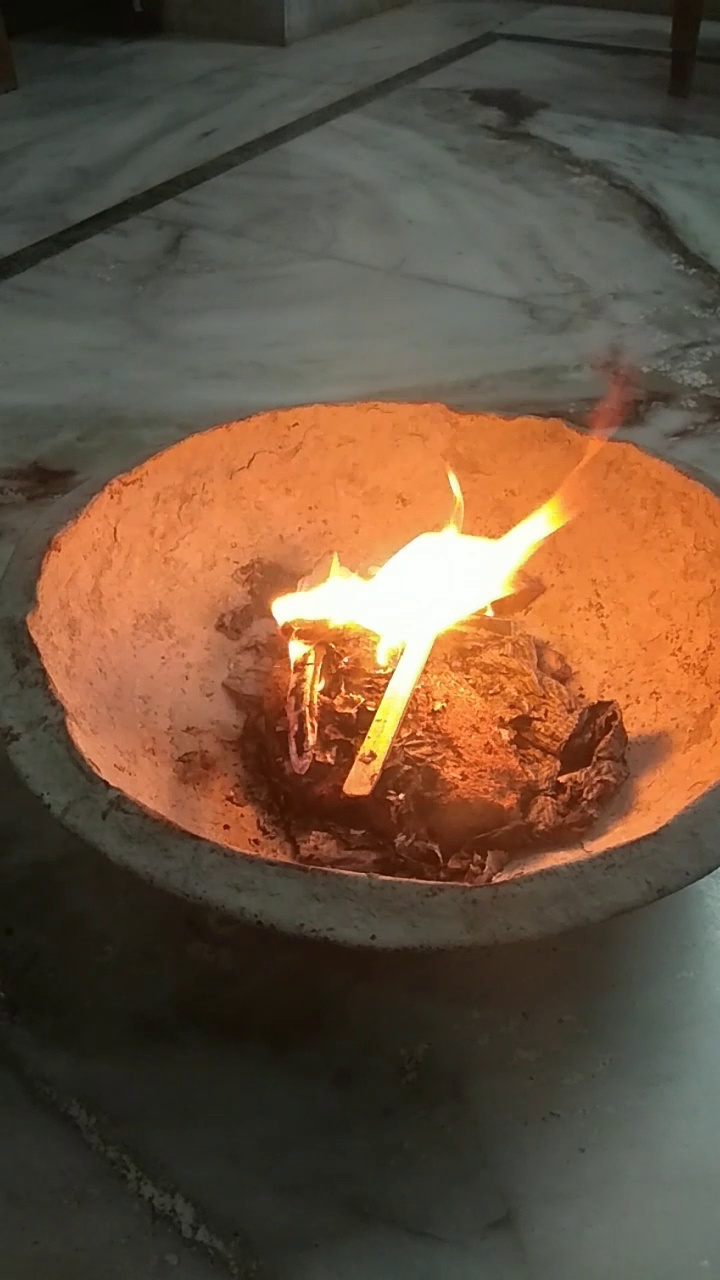
#> input picture FireDetection/fireDetection/OpenCV/img/14.jpg, 720 x 1280 px, given as the content of the folder C:/Users/admin/Desktop/dataset/jpg1, which was not available
$ python lastsuanfa2.py   (older library calls are emulated)
#> lines starting #> are read from the running program, lines starting #| are printed output that depends on the picture; after the words box and inside, x2 and y2 are one past the last pixel; in counts of white or black regions, pixels touching at a corner belong together; pictures that were not available may be replaced by others from this repository, and a replacement may not be noted
# coding:utf-8
import sys
import cv2
import numpy as np
import os

# 设置图片路径，该路径下包含了14张jpg格式的照片，名字依次为0.jpg, 1.jpg, 2.jpg,...,14.jpg
DATADIR = r"C:\Users\admin\Desktop\dataset\jpg1"
#DATADIR1 = "C:\\Users\\Lenovo\\Desktop\\cut2\\png"

# 使用os.path模块的join方法生成路径'''
path = os.path.join(DATADIR)
#path1 = os.path.join(DATADIR1)
img_list = os.listdir(path)

#按顺序
img_list.sort(key=lambda x:int(x[:-4]))


ind = 0
for i in img_list:
    # 图片文件名称，和代码放在了同一文件夹下
    pathjpg = os.path.join(path, i)
    print(i)

    filename, extension = os.path.splitext(i)
    #print(extension)
    #print("需要分离的完整文件名：" + path)
    #print("文件名称：" + filename + "\t\t\t\t后缀：" + extension)

    # opencv读取灰度图像
    img = cv2.imread(pathjpg, cv2.IMREAD_GRAYSCALE)
#> img: shape (1280, 720); min 8, max 255, mean 87.8

    # opencv读取彩色图像
    img = cv2.imread(pathjpg, cv2.IMREAD_COLOR)
#> img is the input picture: shape (1280, 720, 3); mean B, G, R 63.1, 83.1, 106.2

    # 灰度图像是二维的，彩色图像是三维的
    h, w = img.shape[:2]
#> h = 1280; w = 720

    # 索贝尔水平检测
    sobel_horizontal = cv2.Sobel(img, cv2.CV_64F, 1, 0, ksize=5)

    # [7 lines of commented-out code are left out]
    cv2.imwrite('Sobel horizontal.jpg', sobel_horizontal)
    # cv2.waitKey()
    original_img = cv2.imread("Sobel horizontal.jpg", 1)

    # canny(): 边缘检测
    img1 = cv2.GaussianBlur(original_img, (3, 3), 0)
    canny = cv2.Canny(img1, 50, 150)
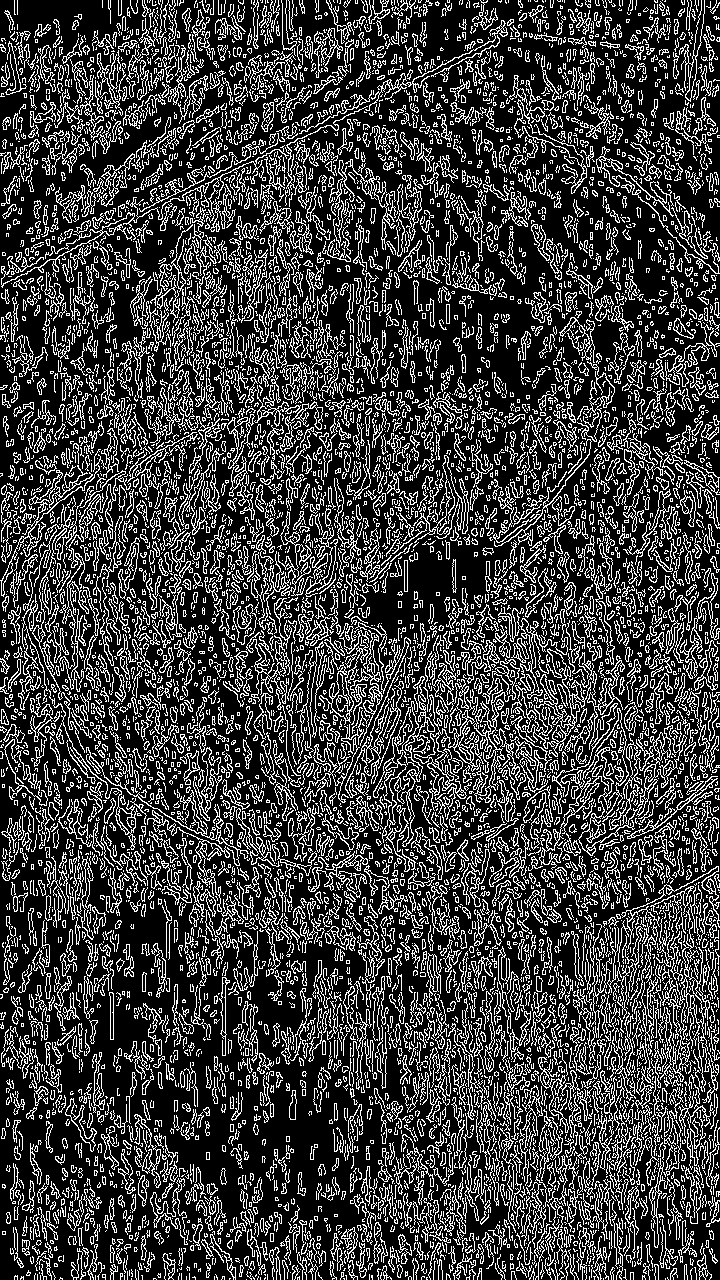
#> canny: shape (1280, 720); 24.4% white in thin lines or dots

    # 形态学：边缘检测
    _, Thr_img = cv2.threshold(original_img, 210, 255, cv2.THRESH_BINARY)  # 设定红色通道阈值210（阈值影响梯度运算效果）
    kernel = cv2.getStructuringElement(cv2.MORPH_RECT, (5, 5))  # 定义矩形结构元素
    gradient = cv2.morphologyEx(Thr_img, cv2.MORPH_GRADIENT, kernel)  # 梯度
    # [6 lines of commented-out code are left out]

    cv2.imwrite('canny.jpg', canny)

    # [12 lines of commented-out code are left out]
    Ymax = 200
    Ymin = 200
    Xmax = 200
    Xmin = 200
    img_path = "canny.jpg"
    # 读取文件
    mat_img = cv2.imread(img_path)
#> mat_img: shape (1280, 720, 3); min 0, max 255, mean 62.5
    mat_img2 = cv2.imread(img_path, cv2.CV_8UC1)
#> mat_img2: shape (1280, 720); min 0, max 255, mean 62.5

    # 自适应分割
    dst = cv2.adaptiveThreshold(mat_img2, 210, cv2.BORDER_REPLICATE, cv2.THRESH_BINARY_INV, 3, 10)
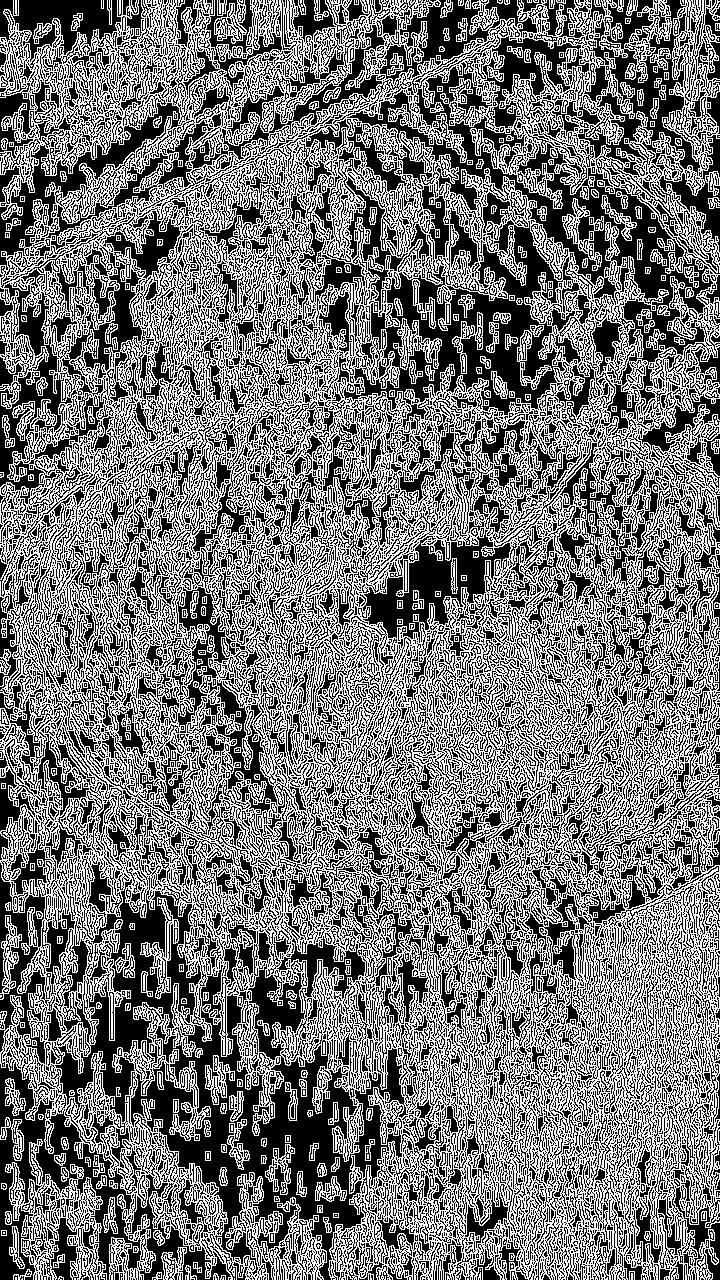
#> dst: shape (1280, 720); values 0 (black) and 210 (white), 46.7% white in thin lines or dots
    # 提取轮廓
    contours, heridency = cv2.findContours(dst, cv2.RETR_EXTERNAL, cv2.CHAIN_APPROX_SIMPLE)
#> contours = 155 contours, 53 with area under 20; largest, box (x1, y1, x2, y2) and area: (0, 0, 720, 1280) 810789, (5, 1139, 107, 1280) 6548, (214, 0, 247, 44) 806, (0, 915, 22, 1000) 758, (205, 1055, 235, 1105) 682; heridency = 155 rows, first 6: [1, -1, -1, -1], [2, 0, -1, -1], [3, 1, -1, -1], [4, 2, -1, -1], [5, 3, -1, -1], [6, 4, -1, -1]
    # 标记轮廓
    cv2.drawContours(mat_img, contours, -1, (255, 0, 255), 3)
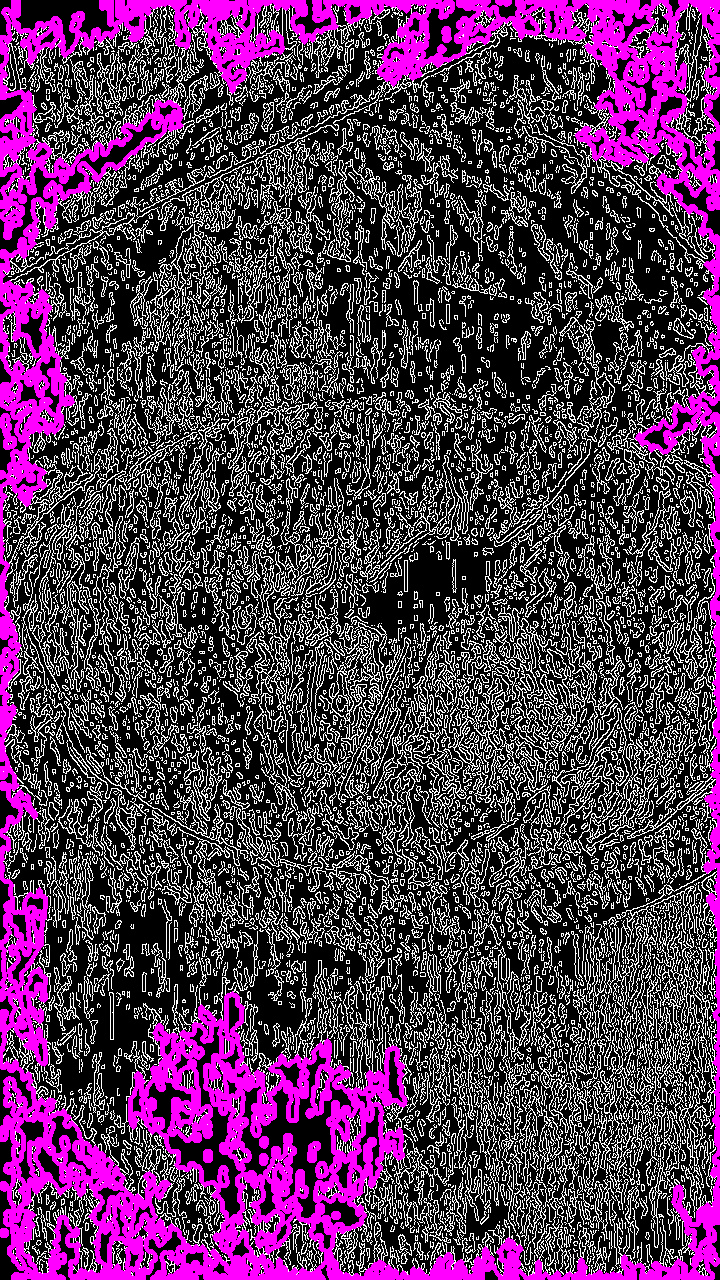
#> mat_img: shape (1280, 720, 3); mean B, G, R 86.4, 55.8, 86.4
    # [7 lines of commented-out code are left out]

    max_area = -1
    for i in range(len(contours)):
        area = cv2.contourArea(contours[i])
        if area > max_area:
            cnt = contours[i]
            max_area = area
#> this loop made 155 passes
#> (area, max_area) on passes 15, 18, 20, 21, 23, 50, 54, 155: (31, 31), (42.5, 42.5), (43.5, 43.5), (77, 77), (457, 457), (601.5, 601.5), (6548, 6548), (810789, 810789)
#> area on passes 19, 22, 24, 25, 26, 27: 41.5, 31, 27, 106, 25, 265
#> after the loop, cnt = contour of 10214 points, box (x1, y1, x2, y2) (0, 0, 720, 1280), area 810789; max_area = 810789
        # print(max_area)
        # print(i)
    #print(max_area)

    # 计算轮廓面积
    Area = 0
    for i in contours:
        area = cv2.contourArea(i)
        if (Area < area):
            Area = area
#> this loop made 155 passes
#> area on passes 19, 22, 24, 25, 27, 28, 30, 31, 33, 34, 36, 37: 41.5, 31, 27, 106, 265, 71.5, 44.5, 72, 275, 23.5, 27.5, 46.5
#> after the loop, Area = 810789
    #print(Area)
    Hmax = 0
    Wmax = 0
    if len(contours) > 0:
        # cv2.boundingRect()返回轮廓矩阵的坐标值，四个值为x, y, w, h， 其中x, y为左上角坐标，w,h为矩阵的宽和高
        boxes = [cv2.boundingRect(c) for c in contours]
#> boxes = 155 items, first 6: (467, 1278, 2, 2), (298, 1278, 1, 2), (234, 1278, 1, 2), (74, 1278, 2, 2), (21, 1278, 2, 2), (44, 1277, 2, 3)
        for box in boxes:
            x, y, w, h = box

            if (Hmax < h):
                Hmax = h
                Ymin = y
                Ymax = y + Hmax
            if (Wmax < w):
                Wmax = w
                Xmin = x
                Xmax = x + Wmax
            # 绘制矩形框对轮廓进行定位
            cv2.rectangle(mat_img, (x, y), (x + w, y + h), (153, 153, 0), 2)
#> this loop made 155 passes
#> (x, y, w, h, Hmax, Ymin, Ymax, Wmax) on passes 1, 8, 18, 23, 54, 155: (467, 1278, 2, 2, 2, 1278, 1280, 2), (58, 1276, 6, 4, 4, 1276, 1280, 6), (13, 1269, 19, 11, 11, 1269, 1280, 19), (161, 1247, 26, 33, 33, 1247, 1280, 26), (5, 1139, 102, 141, 141, 1139, 1280, 102), (0, 0, 720, 1280, 1280, 0, 1280, 720)
#> (x, y, w, h, Hmax, Ymin, Ymax) on passes 6, 9, 12, 14, 16, 19: (44, 1277, 2, 3, 3, 1277, 1280), (220, 1275, 6, 5, 5, 1275, 1280), (631, 1273, 2, 7, 7, 1273, 1280), (478, 1272, 3, 8, 8, 1272, 1280), (629, 1271, 6, 9, 9, 1271, 1280), (185, 1265, 12, 15, 15, 1265, 1280)
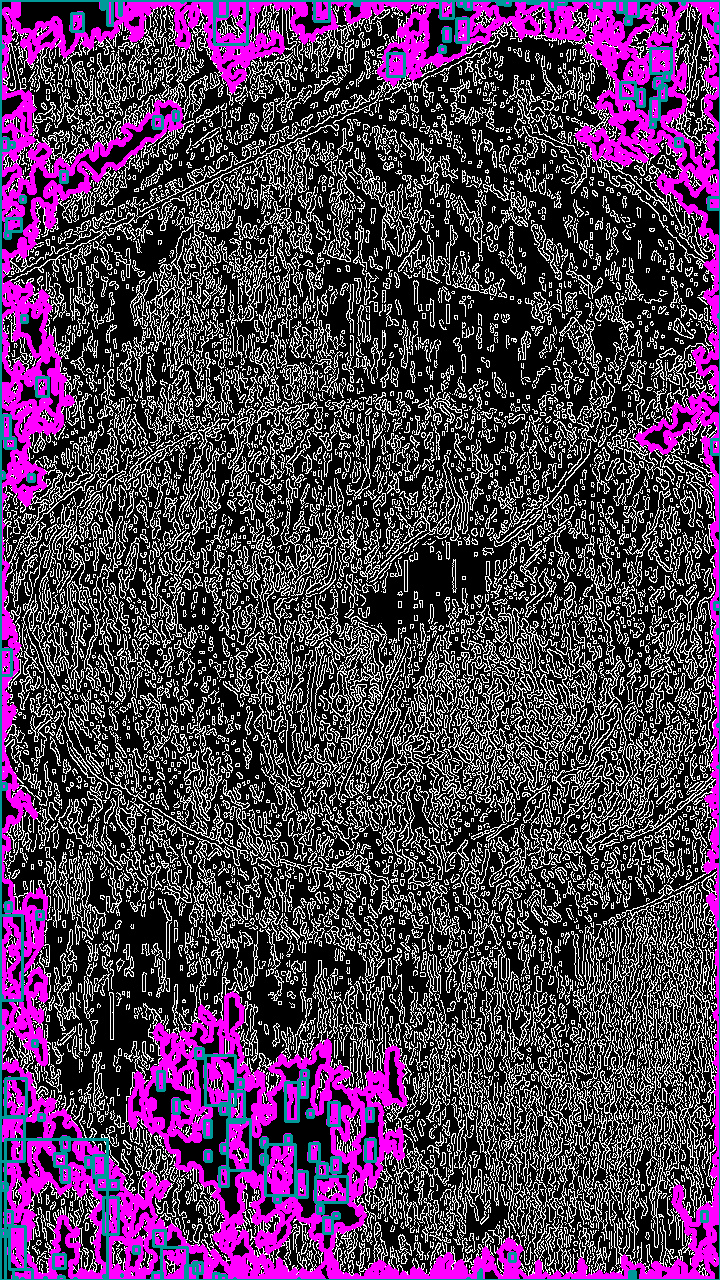
#> mat_img: shape (1280, 720, 3); 2.39% of pixels changed, all inside (x1, y1, x2, y2) = (0, 0, 720, 1280)
#> after the loop, Hmax = 1280; Wmax = 720; Xmax = 720; Xmin = 0; Ymax = 1280; Ymin = 0

    # [8 lines of commented-out code are left out]
    file = open(r'text1.txt', mode='a')  # 将空格写入txt文件中
    #file.write(' ')
    #file.write(filename)
    file.write(' ')
    file.write(str(Ymin))
    file.write(' ')
    file.write(str(Ymax))
    file.write(' ')
    file.write(str(Xmin))
    file.write(' ')
    file.write(str(Xmax))
    file.write(' ')
    file.write('\n')  # 将回车写入txt文件中
    file.close()

    # [5 lines of commented-out code are left out]

    """
    img = cv2.imread('window1.jpg')

    cropped = img[Ymin:Ymax, Xmin:Xmax]   # 裁剪坐标为[y0:y1, x0:x1]
    cv2.namedWindow('cut1',cv2.WINDOW_NORMAL)
    cv2.imshow("cut1",cropped)
    ##剪png
    cv2.imwrite("cut1.jpg", cropped)
    """
    ##剪原图jpg
    img = cv2.imread(pathjpg)

    #cv2.namedWindow('img', cv2.WINDOW_NORMAL)
    #cv2.imshow("img", img)
    # cv2.namedWindow('cut1',cv2.WINDOW_NORMAL)
    cropped = img[Ymin:Ymax, Xmin:Xmax]  # 裁剪坐标为[y0:y1, x0:x1]
    #cv2.namedWindow('cut1',cv2.WINDOW_NORMAL)
    #cv2.imshow("cut1",cropped)

    ##剪png
    """
    cv2.imwrite("cut1.jpg", cropped)

    img = cv2.imread("image1.png")

    cropped = img[Ymin:Ymax, Xmin:Xmax]  # 裁剪坐标为[y0:y1, x0:x1]
    cv2.imshow("cut2",cropped)
    cv2.imwrite("cut2.jpg", cropped)
    """
    img_name = str(ind) + '.jpg'

    ind = ind + 1
    # '''生成图片存储的目标路径'''
    save_path = "C:\\Users\\admin\\Desktop\\dataset\\jpg2\\" + str(ind) + '.jpg'


    # '''调用cv.2的imwrite函数保存图片'''
    cv2.imwrite(save_path, cropped)
    # cv2.imwrite(save_path1, cropped1)
    #cv2.waitKey(0)
